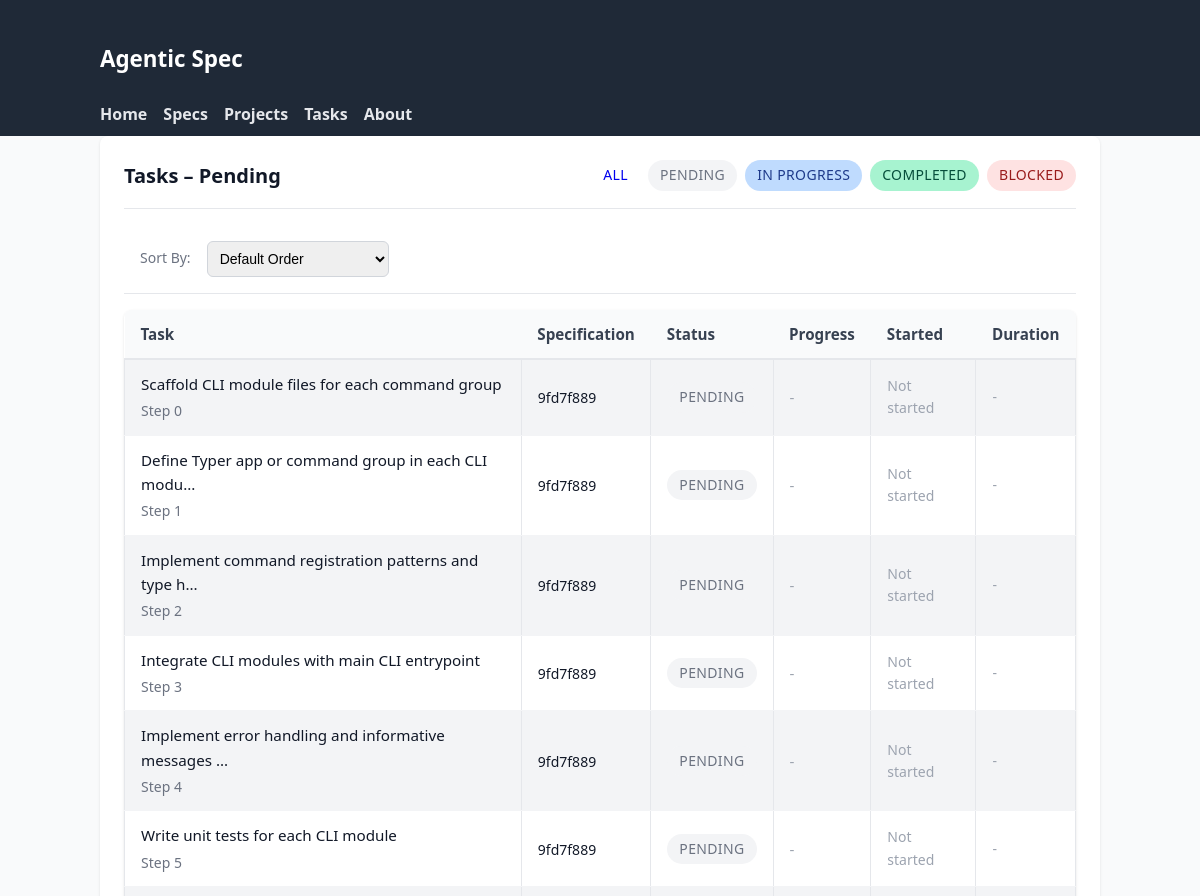
Page /tasks?status=pending (upper part) on the earlier database version.
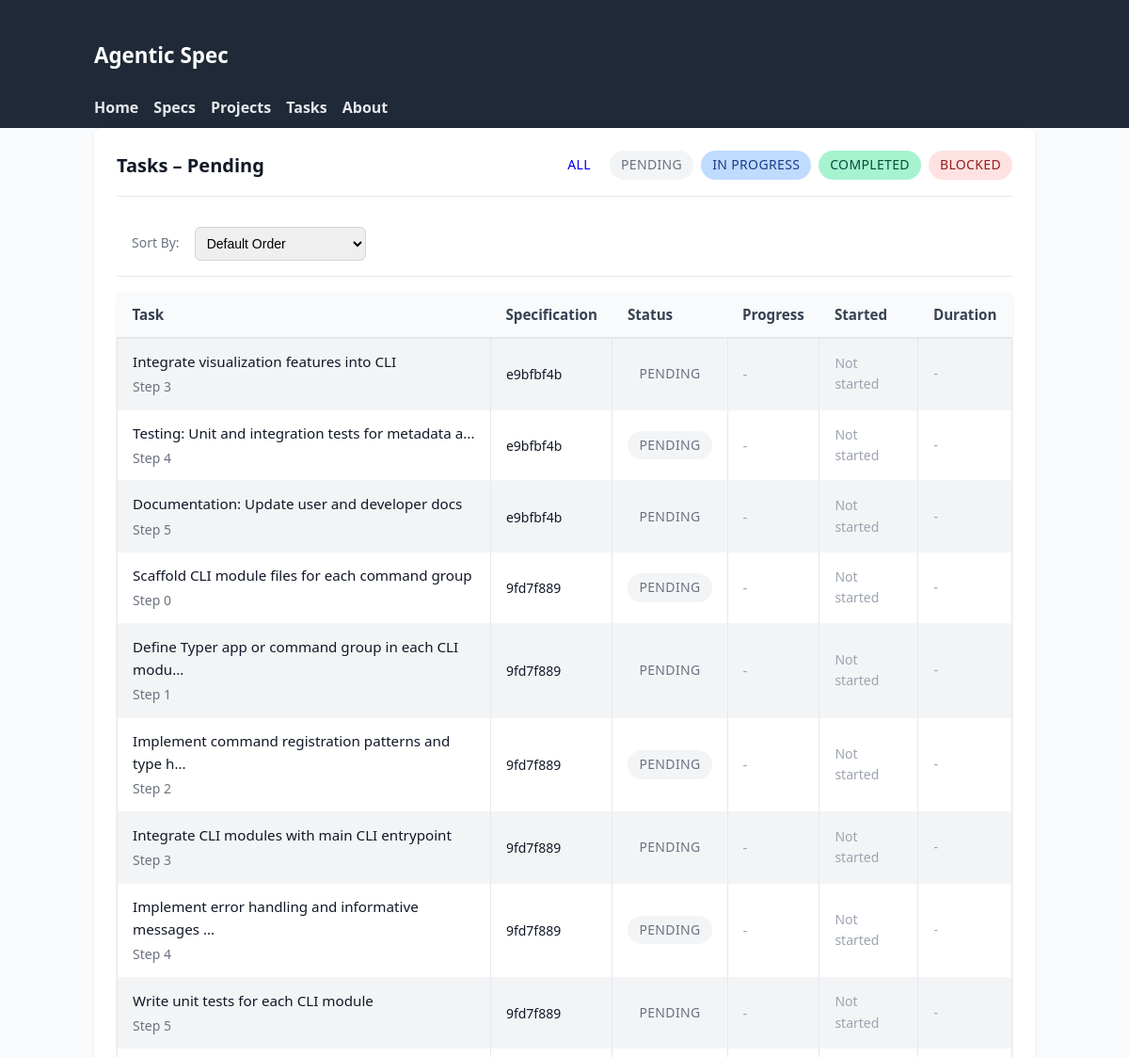
Same page on the later database version.
### tables this page shows
CREATE TABLE tasks (
                id TEXT PRIMARY KEY,
                spec_id TEXT NOT NULL,
                step_index INTEGER NOT NULL,
                task TEXT NOT NULL,
                details TEXT NOT NULL,
                files TEXT NOT NULL,
                acceptance TEXT NOT NULL,
                estimated_effort TEXT NOT NULL,
                sub_spec_id TEXT,
                decomposition_hint TEXT,
                status TEXT DEFAULT 'pending',
                started_at TIMESTAMP,
                completed_at TIMESTAMP,
                time_spent_minutes INTEGER,
                completion_notes TEXT,
                blockers TEXT DEFAULT '[]',
                -- Enhanced tracking fields
                is_completed BOOLEAN DEFAULT FALSE,
                assigned_to TEXT DEFAULT 'unassigned',
                priority INTEGER DEFAULT 5,
                last_accessed TIMESTAMP,
                estimated_completion_date TIMESTAMP,
                actual_effort_minutes INTEGER,
                dependencies TEXT DEFAULT '[]',
                -- Lifecycle timestamps
                blocked_at TIMESTAMP,
                unblocked_at TIMESTAMP,
                approved_at TIMESTAMP,
                rejected_at TIMESTAMP,
                FOREIGN KEY (spec_id) REFERENCES specifications (id) ON DELETE CASCADE
            );

### agentic_spec/web_ui.py (the view)
@app.get("/tasks", response_class=HTMLResponse)
async def list_tasks(
    request: Request,
    status: str | None = None,
    spec_id: str | None = None,
    project: str | None = None,
    start_date: str | None = None,
    end_date: str | None = None,
):
    def _parse_date(date_str: str | None) -> datetime | None:
        if not date_str:
            return None
        try:
            return datetime.fromisoformat(date_str)
        except ValueError:
            return None
    start_dt = _parse_date(start_date)
    end_dt = _parse_date(end_date)
    async with await get_db_manager() as manager:
        candidate_tasks: list[TaskDB] = []
        if spec_id:
            candidate_tasks = await manager.backend.get_tasks_for_spec(spec_id)
        else:
            specs: list[SpecificationDB] = await manager.backend.list_specifications()
            if project:
                specs = [s for s in specs if s.context.get("project") == project]
            for spec in specs:
                spec_tasks = await manager.backend.get_tasks_for_spec(spec.id)
                candidate_tasks.extend(spec_tasks)
        if status:
            candidate_tasks = [t for t in candidate_tasks if t.status.value == status]
        if start_dt:
            candidate_tasks = [
                t for t in candidate_tasks if t.started_at and t.started_at >= start_dt
            ]
        if end_dt:
            candidate_tasks = [
                t for t in candidate_tasks if t.started_at and t.started_at <= end_dt
            ]
        candidate_tasks.sort(key=lambda t: t.started_at or datetime.min, reverse=True)
        ctx = base_context(request, title="Tasks")
        ctx.update(
            {
                "tasks": candidate_tasks,
                "filters": {
                    "status": status,
                    "spec_id": spec_id,
                    "project": project,
                    "start_date": start_date,
                    "end_date": end_date,
                },
            }
        )
        return templates.TemplateResponse("task_list.html", ctx)

### agentic_spec/web_templates/task_list.html (shortened to what this page needs)
{% extends 'base.html' %}
{% block content %}
<div class="card">
  <div class="card-header">
    <h2 class="card-title">Tasks{% if filters.status %} – {{ filters.status|capitalize }}{% endif %}</h2>
    <div style="display: flex; gap: 0.5rem; flex-wrap: wrap;">
      <a href="/tasks" class="status-badge {% if not filters.status %}pending{% endif %}" style="text-decoration: none;">All</a>
      <a href="/tasks?status=pending" class="status-badge pending" style="text-decoration: none;">Pending</a>
      <a href="/tasks?status=in_progress" class="status-badge in_progress" style="text-decoration: none;">In Progress</a>
      <a href="/tasks?status=completed" class="status-badge completed" style="text-decoration: none;">Completed</a>
      <a href="/tasks?status=blocked" class="status-badge blocked" style="text-decoration: none;">Blocked</a>
    </div>
  </div>
  <div style="display: flex; gap: 1rem; padding: 1rem; border-bottom: 1px solid #e5e7eb; align-items: center;">
    <label for="task-sort-by" style="font-size: 0.875rem; color: #6b7280;">Sort By:</label>
    <select id="task-sort-by" style="padding: 0.5rem; border: 1px solid #d1d5db; border-radius: 0.375rem; font-size: 0.875rem;">
      <option value="default">Default Order</option>
    </select>
  </div>
  {% if tasks %}
  <table>
    <thead>
      <tr>
        <th>Task</th>
        <th>Specification</th>
        <th>Status</th>
        <th>Progress</th>
        <th>Started</th>
        <th>Duration</th>
      </tr>
    </thead>
    <tbody>
      {% for t in tasks %}
      <tr>
        <td>
          <a href="/tasks/{{ t.id }}">{{ t.task[:50] }}{% if t.task|length > 50 %}...{% endif %}</a>
          <div class="card-subtitle">Step {{ t.id.split(':')[-1] }}</div>
        </td>
        <td>
          <a href="/specs/{{ t.spec_id }}" style="font-size: 0.875rem;">{{ t.spec_id }}</a>
        </td>
        <td>
          <span class="status-badge {{ t.status.value }}">{{ t.status.value }}</span>
        </td>
        <td>
          {% if t.progress_percentage %}
          <div class="progress-bar" style="width: 100px;">
            <div class="progress-fill" style="width: {{ t.progress_percentage }}%"></div>
          </div>
          <span style="font-size: 0.75rem; color: #6b7280;">{{ t.progress_percentage }}%</span>
          {% else %}
          <span style="color: #9ca3af;">-</span>
          {% endif %}
        </td>
        <td style="font-size: 0.875rem; color: #6b7280;">
          {% if t.started_at %}
          {{ t.started_at.strftime('%Y-%m-%d %H:%M') }}
          {% else %}
          <span style="color: #9ca3af;">Not started</span>
          {% endif %}
        </td>
        <td style="font-size: 0.875rem; color: #6b7280;">
          {% if t.started_at and t.completed_at %}
          {{ (t.completed_at - t.started_at).total_seconds() // 3600 }}h {{ ((t.completed_at - t.started_at).total_seconds() % 3600) // 60 }}m
          {% elif t.started_at %}
          <span style="color: #3b82f6;">In progress</span>
          {% else %}
          <span style="color: #9ca3af;">-</span>
          {% endif %}
        </td>
      </tr>
      {% endfor %}
    </tbody>
  </table>
  {% else %}
  <p style="color: #6b7280; text-align: center; padding: 3rem 0;">
    No tasks found{% if filters.status %} with status "{{ filters.status }}"{% endif %}.
  </p>
  {% endif %}
</div>
{% endblock %}

Differences in the rows shown:
added tasks: task "Integrate visualization features into CLI", id "3", spec_id "e9bfbf4b", status.value "PENDING", shows "Not started"
added tasks: task "Testing: Unit and integration tests for metadata a", id "4", spec_id "e9bfbf4b", status.value "PENDING", shows "Not started"
added tasks: task "Documentation: Update user and developer docs", id "5", spec_id "e9bfbf4b", status.value "PENDING", shows "Not started"
